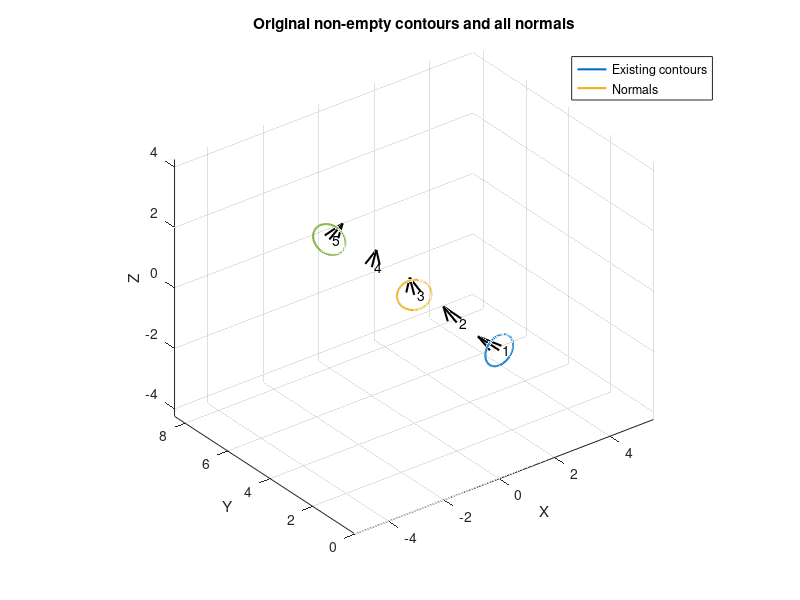
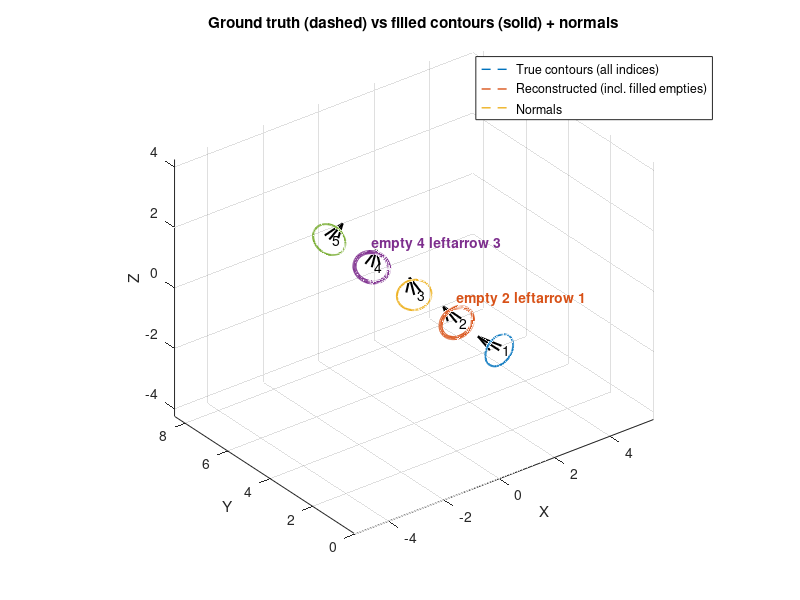

These figures' MATLAB source, in order:
function addMissingContours_visual()
    close all; clc;

    %% Parameters
    nContours = 5;
    emptyIdx  = [2 4];            % indices we pretend are missing
    nonEmptyIdx = setdiff(1:nContours, emptyIdx);
    radius = 0.5;
    nPts   = 100;

    %% 1) Define centers A and normals (via A->B)
    A = zeros(nContours, 3);
    B = zeros(nContours, 3);
    normals = zeros(nContours, 3);

    % Centers along y-axis, normals slowly rotating in x–z plane
    for i = 1:nContours
        center = [0, (i-1)*2, 0];           % shift in y
        ang    = (i-1) * pi/12;             % 0,15,30,... deg

        n = [sin(ang), cos(ang), 0];        % unit-ish, will normalize
        n = n / norm(n);

        A(i,:) = center;
        B(i,:) = center + n;                % normal is A->B
        normals(i,:) = n;
    end

    %% 2) Generate contours in planes perpendicular to normals
    allContours = cell(nContours,1);
    for i = 1:nContours
        allContours{i} = makeCircle3D(A(i,:), normals(i,:), radius, nPts);
    end

    %% 3) Build input 'contours' with some missing
    contours = cell(nContours,1);
    for i = nonEmptyIdx
        contours{i} = allContours{i};   % only these exist initially
    end
    % emptyIdx remain [] as missing contours

    %% 4) Visualize ORIGINAL non-empty contours + all normals
    figure('Name','Original data'); hold on; grid on; axis equal; view(3);
    title('Original non-empty contours and all normals');

    cmap = lines(nContours);

    % Plot existing contours
    for i = nonEmptyIdx
        c = contours{i};
        plot3(c(:,1), c(:,2), c(:,3), '-', 'Color', cmap(i,:), 'LineWidth', 1.5);
    end

    % Plot normals (A->B) for all indices
    for i = 1:nContours
        quiver3(A(i,1), A(i,2), A(i,3), ...
                B(i,1)-A(i,1), B(i,2)-A(i,2), B(i,3)-A(i,3), ...
                0, 'k', 'LineWidth', 1.5, 'MaxHeadSize', 0.5);
        text(A(i,1), A(i,2), A(i,3), sprintf(' %d', i), 'FontSize', 10, 'Color', 'k');
    end
    xlabel X; ylabel Y; zlabel Z;
    legend({'Existing contours','Normals'}, 'Location', 'best');

    %% 5) Run your (fixed) function
    contoursFilled = addMissingContours(A, B, contours);

    %% 6) Visualize TRUE vs RECONSTRUCTED contours
    figure('Name','Filled contours vs ground truth'); hold on; grid on; axis equal; view(3);
    title('Ground truth (dashed) vs filled contours (solid) + normals');

    % Plot ground-truth contours for all indices (dashed)
    for i = 1:nContours
        cTrue = allContours{i};
        plot3(cTrue(:,1), cTrue(:,2), cTrue(:,3), '--', ...
              'Color', cmap(i,:), 'LineWidth', 1.0);
    end

    % Plot all reconstructed contours (for non-empty: they match original)
    for i = 1:nContours
        cRec = contoursFilled{i};
        plot3(cRec(:,1), cRec(:,2), cRec(:,3), '-', ...
              'Color', cmap(i,:), 'LineWidth', iif(ismember(i,emptyIdx), 3.0, 1.5));
    end

    % Normals again for orientation
    for i = 1:nContours
        quiver3(A(i,1), A(i,2), A(i,3), ...
                B(i,1)-A(i,1), B(i,2)-A(i,2), B(i,3)-A(i,3), ...
                0, 'k', 'LineWidth', 1.5, 'MaxHeadSize', 0.5);
        text(A(i,1), A(i,2), A(i,3), sprintf(' %d', i), 'FontSize', 10, 'Color', 'k');
    end

    % Mark which existing contour was used for each empty index
    for k = 1:numel(emptyIdx)
        idxEmpty = emptyIdx(k);
        nearestExisting = findClosestByIndex(idxEmpty, nonEmptyIdx);
        ce = A(idxEmpty,:);
        text(ce(1), ce(2), ce(3)+0.8, ...
             sprintf('empty %d \leftarrow %d', idxEmpty, nearestExisting), ...
             'Color', cmap(idxEmpty,:), 'FontSize', 10, 'FontWeight', 'bold');
    end

    xlabel X; ylabel Y; zlabel Z;
    legend({'True contours (all indices)', ...
            'Reconstructed (incl. filled empties)', ...
            'Normals'}, 'Location', 'best');
end


%% ===== Helper: build a circle in 3D perpendicular to "normal" =====
function pts = makeCircle3D(center, normal, radius, nPts)
    normal = normal / norm(normal);

    % choose any vector not parallel to the normal
    if abs(dot(normal, [1 0 0])) < 0.9
        v = [1 0 0];
    else
        v = [0 1 0];
    end

    e1 = cross(normal, v); e1 = e1 / norm(e1);
    e2 = cross(normal, e1); % automatically perpendicular to both

    t = linspace(0, 2*pi, nPts).';
    pts = center + radius*(cos(t).*e1 + sin(t).*e2);
end


%% ===== Helper: closest non-empty index by index distance =====
function idx = findClosestByIndex(target, candidates)
    [~, pos] = min(abs(candidates - target));
    idx = candidates(pos);
end


%% ===== Tiny inline "if" helper =====
function out = iif(cond, a, b)
    if cond, out = a; else, out = b; end
end



function contours = addMissingContours(A, B, contours)
    % Substitute missing contours with translated and rotated closest contour

    % For each missing contour, find the closest non-missing contour
    nonEmptyIndices = find(~cellfun('isempty', contours))
    emptyIndices = find(cellfun('isempty', contours))
    disp('empty contours:')
    disp(numel(emptyIndices))

    closestIndices = zeros(size(emptyIndices));
    for iEmpty = 1:numel(emptyIndices)
        emptyIdx = emptyIndices(iEmpty);
        [~, iValid] = min(abs(nonEmptyIndices - emptyIdx));
        closestIndices(iEmpty) = nonEmptyIndices(iValid);
    end

    % For each missing contour, we need to get the translation and rotation
    for iEmpty = 1:numel(emptyIndices)
        AEmpty = A(emptyIndices(iEmpty), :);
        BEmpty = B(emptyIndices(iEmpty), :);
        NormalVectorEmpty = (BEmpty - AEmpty)/norm(BEmpty - AEmpty);

        AClosest = A(closestIndices(iEmpty), :);
        BClosest = B(closestIndices(iEmpty), :);
        NormalVectorClosest = (BClosest - AClosest)/norm(BClosest - AClosest);

        % Calculate rotation matrix from closest to empty
        cosTheta = dot(NormalVectorClosest, NormalVectorEmpty)/(norm(NormalVectorClosest)*norm(NormalVectorEmpty));
        sinTheta = norm(cross(NormalVectorClosest, NormalVectorEmpty))/(norm(NormalVectorClosest)*norm(NormalVectorEmpty));

        C = cross(NormalVectorClosest, NormalVectorEmpty);
        u1 = C(1)/norm(C);
        u2 = C(2)/norm(C);
        u3 = C(3)/norm(C);

        R = [cosTheta + u1^2 * (1 - cosTheta)      u1 * u2 * (1 - cosTheta) - u3 * sinTheta    u1 * u3 * (1 - cosTheta) + u2 * sinTheta;
            u2 * u1 * (1 - cosTheta) + u3 * sinTheta    cosTheta + u2^2 * (1 - cosTheta)    u2 * u3 * (1 - cosTheta) - u1 * sinTheta;
            u3 * u1 * (1 - cosTheta) - u2 * sinTheta    u3 * u2 * (1 - cosTheta) + u1 * sinTheta    cosTheta + u3^2 * (1 - cosTheta)];

        % Apply rotation and translation to the closest contour
        contourClosest = contours{closestIndices(iEmpty)};
        contourTranslated = (contourClosest - AClosest) * R' + AEmpty;  % R' is the inverse rotation
        contours{emptyIndices(iEmpty)} = contourTranslated;
    end
end
